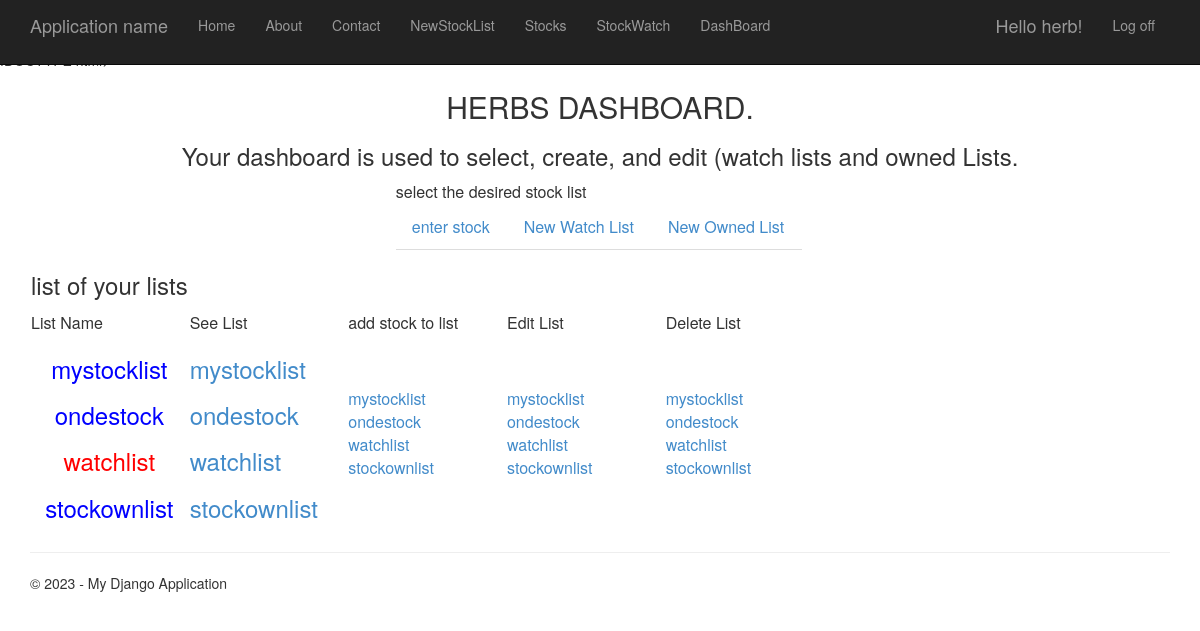
The page /dashboard/ (signed in) on the database its author committed.
### app/models.py (models this page shows)
class StockListNames(models.Model):
    stocklist_name = models.CharField(max_length=30)
    SLdate_registered = models.DateField()                  # register date
    userowns = models.BooleanField()
    user = models.ForeignKey(User, on_delete=models.CASCADE,default=0)

### app/views.py (the view)
# urls.py: path('dashboard/', views.dashboard, name='dashboard'),
def dashboard(request):
    assert isinstance(request, HttpRequest)
    user_id = request.user.id
    capitalized_username =  capitalized_username = request.user.username.upper()  # make name caps for display
    alllist = getstocklist(user_id)
    return render(
        request,
        'app/dashboard.html',
        {
            'username': capitalized_username,
            'title': 'DASHBOARD',
            'message': 'Your dashboard is used to select, create, and edit (watch lists and owned Lists.',
            'year': datetime.now().year,
            'showstock': alllist,
        }
    )

### app/databasehelper.py (called while the page is built)
def getstocklist(user_idin):
    stock_list = StockListNames.objects.filter(
        user_id=user_idin,
        ).values_list('id','stocklist_name', 'userowns')
    stock_list2list = list(stock_list)
    return stock_list2list

### app/templates/app/dashboard.html (shortened to what this page needs)
{% extends "app/layout.html" %}
{% block content %}
<h2 style="text-align:center;">{{ username }}S {{ title }}.</h2>
<h3 style="text-align:center;">{{ message }}</h3>
<table align="center">
    <tr>
        <td> select the desired stock list
        <td>
    </tr>
    <tr>
        <td style="text-align:center;">
            <ul class="nav nav-tabs">
                <li> <a href="dashstock"> enter stock       </a></li>
                <li> <a href="dashwatchlist">New Watch List </a></li>
                <li> <a href="dashownlist"> New Owned List  </a></li>
            </ul>
        </td>
    </tr>
</table>
<table>
    <tr style="width:100%;">
        <td><h3>list of your lists</h3> </td>
    </tr>
    <tr style="width:100%;">
        <td style="width:20%;">
            List Name
        </td>
        <td style="width:20%;">
            See List
        </td>
        <td style="width:20%;">
            add stock to list
        </td>
        <td style="width:20%;">
            Edit List
        </td>
        <td style="width:20%;">
            Delete List
        </td>
    </tr>
    <tr style="width:100%;">        <td style="width:20%;">
            {% for stock in showstock %}
            <div style="text-align:center; color: {% if stock.2 %}blue{% else %}red{% endif %}">
                <h3>{{ stock.1 }}</h3>
            {% endfor %}
            </div>
        </td>
        <td style="width:20%;">
            {% for stock in showstock %}
            <div><h3> <a href="{% if stock.2 %}/dashselectown/{{ stock.0 }}{% else %}/dashselwatchlist/{{ stock.0 }}{% endif %}">{{ stock.1 }}</a></h3</div>
            {% endfor %}
        </td>
        <td style="width:20%;">
            {% for stock in showstock %}
            <div> <a href="{% if stock.2 %}/enterownstock/{{ stock.0 }}{% else %}/enterwatchstock/{{ stock.0 }}{% endif %}">{{ stock.1 }}</a></div>
            {% endfor %}
        </td>
        <td style="width:20%;">
            {% for stock in showstock %}
            <div> <a href="{% if stock.2 %}/dashselectown/{{ stock.0 }}{% else %}/dashselwatchlist/{{ stock.0 }}{% endif %}">{{ stock.1 }}</a></div>
            {% endfor %}
        </td>
        <td style="width:20%;">
            {% for stock in showstock %}
            <div> <a href="{% if stock.2 %}/dashselectown/{{ stock.0 }}{% else %}/dashselwatchlist/{{ stock.0 }}{% endif %}">{{ stock.1 }}</a></div>
            {% endfor %}
        </td>
    </tr>
</table>
    {% endblock %}

### app/templates/app/layout.html (shortened to what this page needs)
<html>
<head>
    {% load static %}
    <link rel="stylesheet" type="text/css" href="{% static 'app/content/bootstrap.min.css' %}" />
    <link rel="stylesheet" type="text/css" href="{% static 'app/content/site.css' %}" />
</head>
<body>
    <div class="navbar navbar-inverse navbar-fixed-top">
        <div class="container">
            <div class="navbar-header">
                <a href="/" class="navbar-brand">Application name</a>
            </div>
            <div class="navbar-collapse collapse">
                <ul class="nav navbar-nav">
                    <li><a href="{% url 'home' %}">Home</a></li>
                    <li><a href="{% url 'about' %}">About</a></li>
                    <li><a href="{% url 'contact' %}">Contact</a></li>
                    <li><a href="{% url 'enterstocklist' %}">NewStockList</a></li>
                    <li><a href="{% url 'Stocks' %}">Stocks</a></li>
                    <li><a href="{% url 'stockwatch' %}">StockWatch</a></li>
                    <li><a href="{% url 'dashboard' %}">DashBoard</a></li>
                </ul>
                {% include 'app/loginpartial.html' %}
            </div>
        </div>
    </div>
    <div class="container body-content">
        {% block content %}{% endblock %}
        <hr />
        <footer>
            <p>&copy; {{ year }} - My Django Application</p>
        </footer>
    </div>
</body>
</html>

### app/templates/app/loginpartial.html (shortened to what this page needs)
{% if user.is_authenticated %}
<form id="logoutForm" action="/logout/" method="post" class="navbar-right">
    <ul class="nav navbar-nav navbar-right">
        <li><span class="navbar-brand">Hello {{ user.username }}!</span></li>
        <li><a href="javascript:document.getElementById('logoutForm').submit()">Log off</a></li>
    </ul>
</form>
{% else %}
<ul class="nav navbar-nav navbar-right">
    <li><a href="{% url 'login' %}">Log in</a></li>
</ul>
{% endif %}

### app/static/app/content/site.css (style rules this page uses)
body { padding-top: 50px; padding-bottom: 20px; }
.body-content { padding-left: 15px; padding-right: 15px; }

### rows shown on the page
StockListNames: stocklist_name "mystocklist"
StockListNames: stocklist_name "ondestock"
StockListNames: stocklist_name "watchlist"
StockListNames: stocklist_name "stockownlist"

### other values the page prints
{{ user.username }} "herb"
{{ username }} "HERB"
{{ title }} "DASHBOARD"
{{ message }} "Your dashboard is used to select, create, and edit (watch lists and owned Lists."
